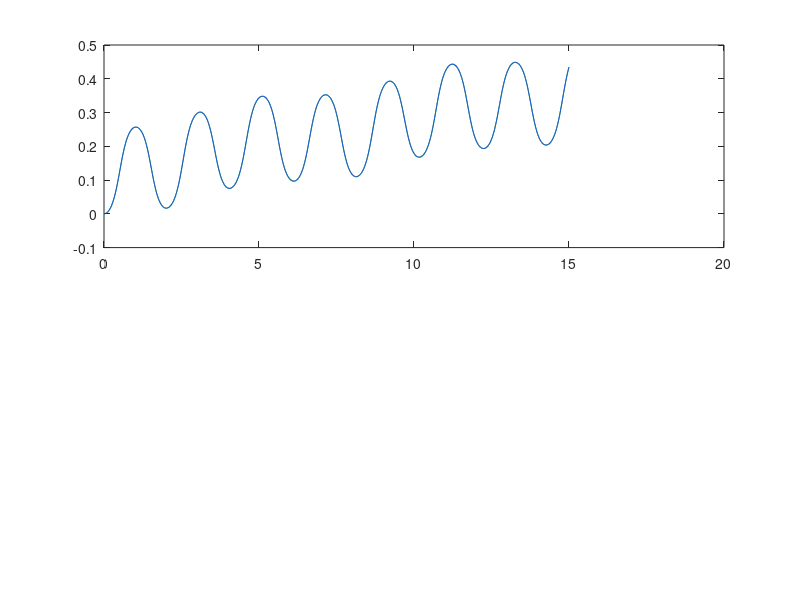

This chart was generated by the following MATLAB code: (Note: this script raises an error after producing the figure.)
%% Smoother with RTS algorithm

load('EKF_smoother.mat')

% Smoother Initialisation
% z_n|n & P_n|n equal to the last correction
log_EKF.z_hat_smoothed(size(log_EKF.z_hat_prediction,1),:) = log_EKF.z_hat_correction(size(log_EKF.z_hat_correction,1),:);
log_EKF.P_smoothed(size(log_EKF.z_hat_prediction,1),:,:) = [log_EKF.P_correction(size(log_EKF.z_hat_correction,1),:,1);
log_EKF.P_correction(size(log_EKF.z_hat_correction,1),:,2)];


% Smoother execution
% recursive in reverse order


for k = size(log_EKF.z_hat_prediction,1)-1:-1:1 % k index of PREDICTION
    
    % Ck = P_k|k * F_k+1' * P_k+1|k^(-1)
    Ck = [log_EKF.P_correction(k,:,1);log_EKF.P_correction(k,:,2)] ...
        * [log_EKF.F_matrix(k+1,:,1); log_EKF.F_matrix(k+1,:,2)]' / ...
        [log_EKF.P_prediction(k+1,:,1);log_EKF.P_prediction(k+1,:,2)];
    
    % z_k|n = z_k|k + Ck*(z_k+1|n - z_k+1|k)
	log_EKF.z_hat_smoothed(k,:) = log_EKF.z_hat_correction(k,:)' + Ck*(log_EKF.z_hat_smoothed(k+1,:)' - log_EKF.z_hat_prediction(k+1,:)');
    
    
    % P_k|n = P_k|k + Ck*(P_k+1|n - P_k+1|k)*Ck'
    log_EKF.P_smoothed(k,:,:) = [log_EKF.P_correction(k,:,1);log_EKF.P_correction(k,:,2)] ...
        + Ck*([log_EKF.P_smoothed(k+1,:,1);log_EKF.P_smoothed(k+1,:,2)] - [log_EKF.P_prediction(k+1,:,1);log_EKF.P_prediction(k+1,:,2)])*Ck';
end



%% Plots

x_ekf = log_EKF.z_hat_tot(:, 1);
phi_ekf = log_EKF.z_hat_tot(:, 2);
time_ekf = log_EKF.time_ekf;


% Plot each column in a separate figure
figure();
% x
subplot(2, 1, 1);
% EKF
plot(time_ekf, x_ekf, 'g');
hold on;
% Smoothed
plot(time_ekf, log_EKF.z_hat_smoothed(:,1), 'b');
hold on;
% Real system
x = getElement(out.yout,'x').Values.Data;
x_time = getElement(out.yout,'x').Values.Time; % time vector (timeserie)
plot(x_time, x, 'r');
title('x: Smoother vs EKF vs real');

% phi
subplot(2, 1, 2);
% EKF
plot(time_ekf, phi_ekf, 'g');
hold on;
% Smoothed
plot(time_ekf, log_EKF.z_hat_smoothed(:,2), 'b');
hold on;
% Real system
phi = getElement(out.yout,'phi').Values.Data;
phi_time = getElement(out.yout,'phi').Values.Time; % time vector (timeserie)
plot(phi_time, phi, 'r');
title('phi: Smoother vs EKF vs real');

